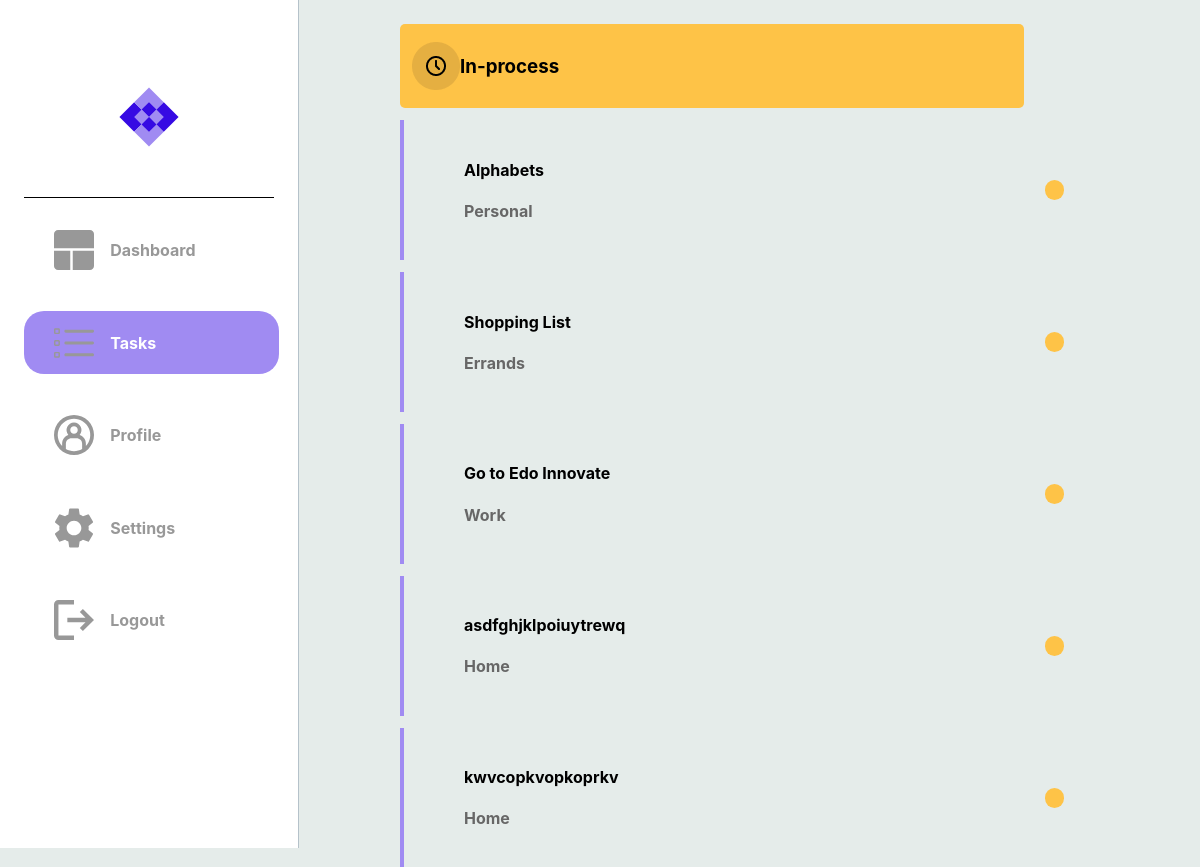
/in_process_tasks (signed in), run on an earlier commit of the app's database.
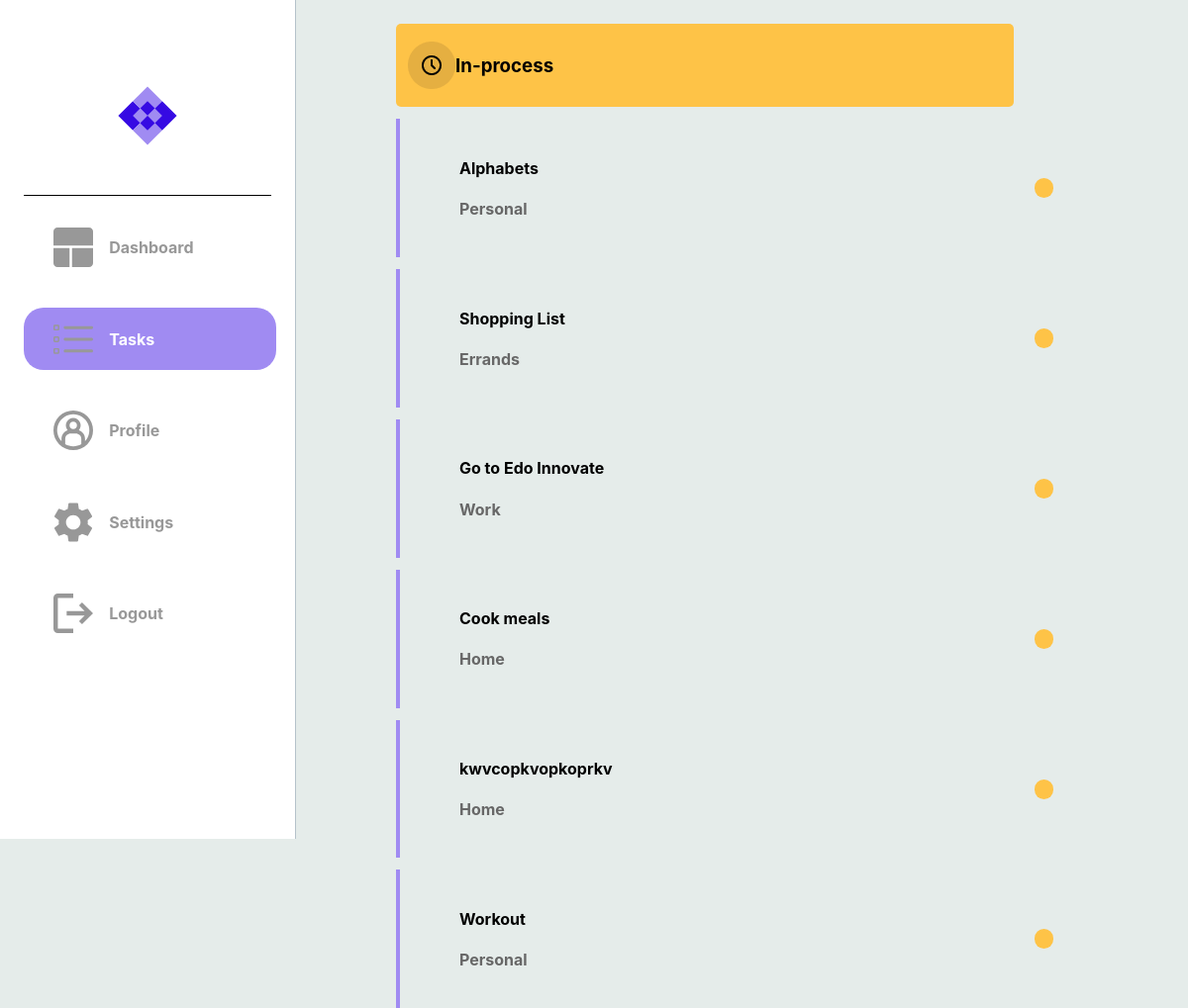
And on a later commit of the database.
### dotask/models.py (models this page shows)
class Task(db.Model):
    __tablename__ = "task"
    id = db.Column(db.Integer, primary_key=True)
    title = db.Column(db.String(100), nullable=False)
    description = db.Column(db.String(400), nullable=False)
    due_date = db.Column(db.Date, nullable=False)
    status = db.Column(Enum(TaskStatus))
    tag = db.Column(Enum(TaskTag))
    user_id = db.Column(db.Integer, db.ForeignKey('user.id'), nullable=False)
    user = relationship('User', back_populates='tasks')

### dotask/routes.py (the view)
@app.route("/in_process_tasks")
@login_required
def hello_in_process_tasks():
    tasks = Task.query.filter_by(user_id=current_user.id).all()
    if tasks:
        return render_template("in_process_tasks.html", tasks=tasks)
    else:
        return render_template("in_process_tasks.html")

### dotask/routes.py (called while the page is built)
@app.after_request
def after_request(response):
    response.headers["Cache-Control"] = "no-cache, no-store, must-revalidate"
    return response

@login_manager.user_loader
def load_user(user_id):
    return User.query.get(user_id)

### dotask/templates/in_process_tasks.html (shortened to what this page needs)
{% extends "layout.html" %}
{% block head %}
    <link rel="stylesheet" {% block css_tab_colour %} href="../static/page_css_folder/tasks.css" {% endblock %}/>
{% endblock %}
{% block categories %}
    <div class="cate-container-1">
        <img src="../static/in_process.png">
        <h3>In-process</h3>
    </div>
{% endblock categories %}
{% block tasks %}
        {% if tasks %}
            {% for task in tasks %}
                {% if task.status.name == 'In_Progress' %}
                    <a href="{{ url_for('hello_each_task', task_id=task['id']) }}">
                        <div class="message-box">
                            <div class="message">
                                <h4> {{ task['title'] }} </h4>
                                <h4 style="color: #676767;"> {{ task.tag.name }} </h4>
                            </div>
                            <div class="message-dot {% if task.status.name == 'In_Progress' %}progress-task
                                {% elif task.status.name == 'Completed' %}completed-task
                                {% elif task.status.name == 'Cancelled' %}cancelled-task
                                {% else %}unknown-task
                                {% endif %}">
                            </div>
                        </div>
                    </a>
                {% endif %}
            {% endfor %}
            {% else %}
                <div class="message-box">
                    <div class="message">
                        <h2>No Tasks Yet</h2>
                    </div>
                </div>
        {% endif %}
    {% endblock tasks %}

What changed in the data, as far as the page shows it:
changed Task: title "asdfghjklpoiuytrewq" → "Cook meals"
added Task: title "Workout", tag.name "Personal"
